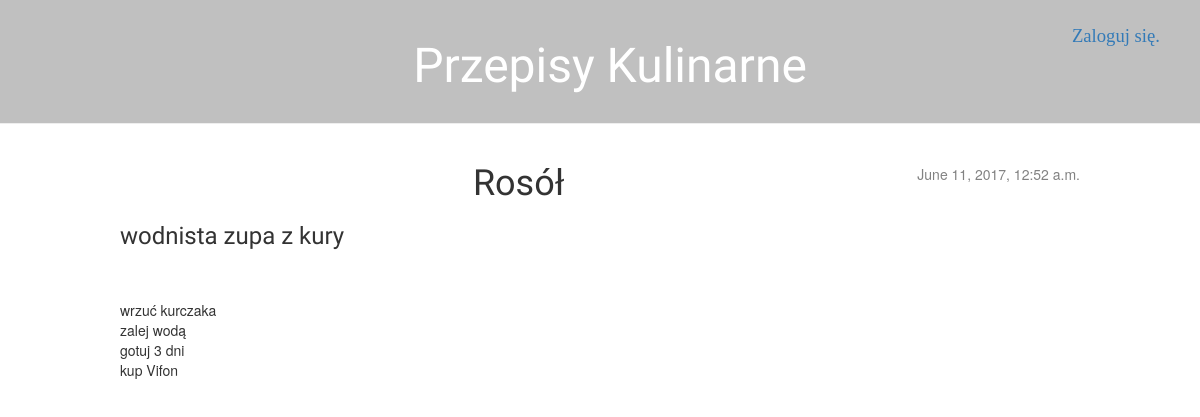
Page /post/6/ on the committed database.
### homework/models.py (models this page shows, shortened)
class Post(models.Model):
    author = models.ForeignKey('auth.User')
    title = models.CharField(max_length=100)
    desc = models.TextField(max_length=200)
    text = models.TextField()
    published_date = models.DateTimeField(
            default=timezone.now)

### homework/views.py (the view)
# urls.py: url(r'^post/(?P<pk>[0-9]+)/$', views.post_detail, name='post_detail'),
def post_detail(request, pk):
    post = get_object_or_404(Post, pk=pk)
    return render(request, 'homework/post_detail.html', {'post': post})

### homework/templates/homework/post_detail.html (shortened to what this page needs)
{% extends 'homework/base.html' %}
{% block content %}
    <div class="post.detail">
        {% if post.published_date %}
            <div class="date">
                {{ post.published_date }}
            </div>
        {% endif %}
        <center><h1>{{ post.title }}</h1></center>
        <h3> {{ post.desc }} </h3> <br><br>
        <p>{{ post.text|linebreaksbr }}</p>
    </div>
{% endblock %}

### static/css/blog.css (style rules this page uses)
h1, h2, h3, h4 { font-family: 'Lobster', cursive; }
.date { float: right; color: #828282; }

### rows in the picture
Post: published_date "June 11, 2017, 12:52 a.m.", title "Rosół", desc "wodnista zupa z kury", text "wrzuć kurczaka zalej wodą gotuj 3 dni kup Vifon"
